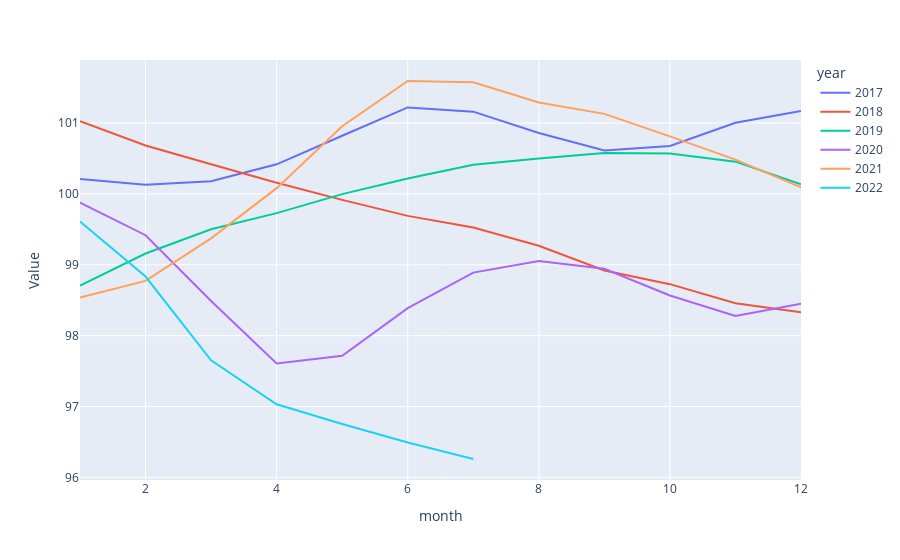

Source (notebook cell):
### Code cell
interact(country_plot, country = list(data.Location.unique()), x = ['avg', 'no avg'])

### Figure 1 — Plotly figure (JSON) as saved in the notebook; plotly's stock layout.template omitted (floating-point values rounded to 4 significant figures)
{"data": [{"hovertemplate": "year=2017<br>month=%{x}<br>Value=%{y}<extra></extra>", "legendgroup": "2017", "line": {"color": "#636efa", "dash": "solid"}, "marker": {"symbol": "circle"}, "mode": "lines", "name": "2017", "orientation": "v", "showlegend": true, "type": "scatter", "x": [1, 2, 3, 4, 5, 6, 7, 8, 9, 10, 11, 12], "xaxis": "x", "y": [100.2, 100.1, 100.2, 100.4, 100.8, 101.2, 101.2, 100.9, 100.6, 100.7, 101.0, 101.2], "yaxis": "y"}, {"hovertemplate": "year=2018<br>month=%{x}<br>Value=%{y}<extra></extra>", "legendgroup": "2018", "line": {"color": "#EF553B", "dash": "solid"}, "marker": {"symbol": "circle"}, "mode": "lines", "name": "2018", "orientation": "v", "showlegend": true, "type": "scatter", "x": [1, 2, 3, 4, 5, 6, 7, 8, 9, 10, 11, 12], "xaxis": "x", "y": [101.0, 100.7, 100.4, 100.2, 99.92, 99.69, 99.53, 99.27, 98.92, 98.73, 98.46, 98.33], "yaxis": "y"}, {"hovertemplate": "year=2019<br>month=%{x}<br>Value=%{y}<extra></extra>", "legendgroup": "2019", "line": {"color": "#00cc96", "dash": "solid"}, "marker": {"symbol": "circle"}, "mode": "lines", "name": "2019", "orientation": "v", "showlegend": true, "type": "scatter", "x": [1, 2, 3, 4, 5, 6, 7, 8, 9, 10, 11, 12], "xaxis": "x", "y": [98.71, 99.16, 99.5, 99.73, 100.0, 100.2, 100.4, 100.5, 100.6, 100.6, 100.5, 100.1], "yaxis": "y"}, {"hovertemplate": "year=2020<br>month=%{x}<br>Value=%{y}<extra></extra>", "legendgroup": "2020", "line": {"color": "#ab63fa", "dash": "solid"}, "marker": {"symbol": "circle"}, "mode": "lines", "name": "2020", "orientation": "v", "showlegend": true, "type": "scatter", "x": [1, 2, 3, 4, 5, 6, 7, 8, 9, 10, 11, 12], "xaxis": "x", "y": [99.88, 99.42, 98.49, 97.61, 97.72, 98.39, 98.89, 99.05, 98.94, 98.57, 98.28, 98.45], "yaxis": "y"}, {"hovertemplate": "year=2021<br>month=%{x}<br>Value=%{y}<extra></extra>", "legendgroup": "2021", "line": {"color": "#FFA15A", "dash": "solid"}, "marker": {"symbol": "circle"}, "mode": "lines", "name": "2021", "orientation": "v", "showlegend": true, "type": "scatter", "x": [1, 2, 3, 4, 5, 6, 7, 8, 9, 10, 11, 12], "xaxis": "x", "y": [98.54, 98.77, 99.37, 100.1, 101.0, 101.6, 101.6, 101.3, 101.1, 100.8, 100.5, 100.1], "yaxis": "y"}, {"hovertemplate": "year=2022<br>month=%{x}<br>Value=%{y}<extra></extra>", "legendgroup": "2022", "line": {"color": "#19d3f3", "dash": "solid"}, "marker": {"symbol": "circle"}, "mode": "lines", "name": "2022", "orientation": "v", "showlegend": true, "type": "scatter", "x": [1, 2, 3, 4, 5, 6, 7], "xaxis": "x", "y": [99.61, 98.83, 97.65, 97.03, 96.75, 96.49, 96.26], "yaxis": "y"}], "layout": {"legend": {"title": {"text": "year"}, "tracegroupgap": 0}, "margin": {"t": 60}, "xaxis": {"anchor": "y", "domain": [0, 1], "title": {"text": "month"}}, "yaxis": {"anchor": "x", "domain": [0, 1], "title": {"text": "Value"}}}}
